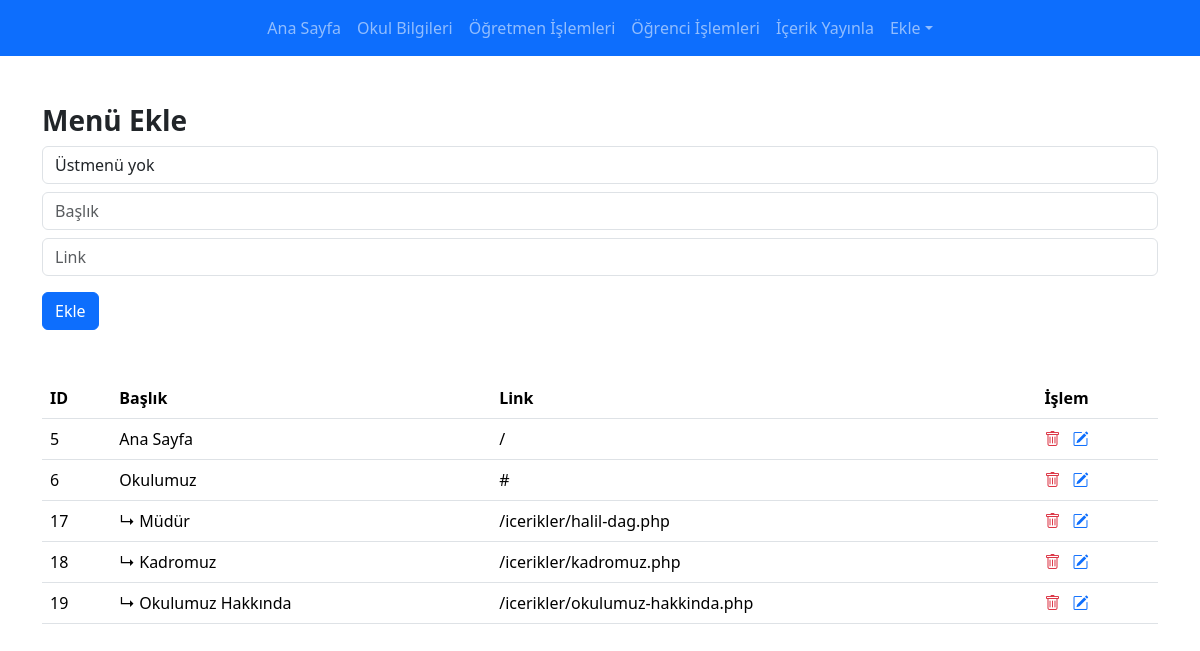
/yonetim/menuler.php (signed in), run on the app's committed database.
### tables this page shows
CREATE TABLE `menus` (
  `id` int(11) NOT NULL,
  `title` varchar(255) NOT NULL,
  `href` varchar(255) NOT NULL
);

CREATE TABLE `submenus` (
  `id` int(11) NOT NULL,
  `menu_id` int(11) NOT NULL,
  `title` varchar(255) NOT NULL,
  `href` varchar(255) NOT NULL
);

### yonetim/menuler.php (the view, shortened to what this page needs)
<?php
require "./database.php";
$menus = $conn->query("SELECT * FROM menus")->fetch_all(MYSQLI_ASSOC);
$submenus = $conn->query("SELECT * FROM submenus")->fetch_all(MYSQLI_ASSOC);
?>
<!DOCTYPE html>
<html lang="tr">
<head>
    <link href="https://cdn.jsdelivr.net/npm/bootstrap@5.3.3/dist/css/bootstrap.min.css" rel="stylesheet">
    <link rel="stylesheet" href="https://cdn.jsdelivr.net/npm/bootstrap-icons/font/bootstrap-icons.css">
    <link rel="stylesheet" href="/yonetim/stil.css">
</head>
<body>
    <?php require 'nav.php'; ?>
    <main class="container mt-5">
        <h3 class="fw-bold">Menü Ekle</h3>
        <form action="#" method="POST" class="mb-5">
            <div class="mb-3">
                <select class="form-control" name="parent_menu" placeholder="Üstmenü seçin" required>
                    <option value="-" selected>Üstmenü yok</option>
                </select>
                <input type="text" class="form-control mt-2" name="title" placeholder="Başlık" required>
                <input type="text" class="form-control mt-2" name="href" placeholder="Link" required>
            </div>
            <button type="submit" name="ekle" class="btn btn-primary">Ekle</button>
        </form>
        <table class="table mt-3">
            <thead>
                <tr>
                    <th>ID</th>
                    <th>Başlık</th>
                    <th>Link</th>
                    <th>İşlem</th>
                </tr>
            </thead>
            <tbody>
                <?php foreach ($menus as $menu): ?>
                    <tr>
                        <td><?= $menu['id'] ?></td>
                        <td><?= htmlspecialchars($menu['title']) ?></td>
                        <td><?= htmlspecialchars($menu['href']) ?></td>
                        <td>
                            <a href="?menu_sil=<?= $menu['id'] ?>" class="text-danger"><i class="bi bi-trash"></i></a>
                            <a href="?menu_duzenle=<?= $menu['id'] ?>" class="text-primary ms-2"><i class="bi bi-pencil-square"></i></a>
                        </td>
                    </tr>
                    <?php foreach ($submenus as $submenu): if ($submenu['menu_id'] == $menu['id']): ?>
                        <tr>
                            <td><?= $submenu['id'] ?></td>
                            <td>↳ <?= htmlspecialchars($submenu['title']) ?></td>
                            <td><?= htmlspecialchars($submenu['href']) ?></td>
                            <td>
                                <a href="?submenu_sil=<?= $submenu['id'] ?>" class="text-danger"><i class="bi bi-trash"></i></a>
                                <a href="?submenu_duzenle=<?= $submenu['id'] ?>" class="text-primary ms-2"><i class="bi bi-pencil-square"></i></a>
                            </td>
                        </tr>
                    <?php endif; endforeach; ?>
                <?php endforeach; ?>
            </tbody>
        </table>
    </main>
</body>
</html>

### yonetim/nav.php (shortened to what this page needs)
<nav class="navbar navbar-expand-lg bg-primary" data-bs-theme="dark">
    <div class="collapse navbar-collapse justify-content-md-center" id="navbarsExample08">
        <ul class="navbar-nav">
            <li class="nav-item">
                <a class="nav-link" href="./">Ana Sayfa</a>
            </li>
            <li class="nav-item">
                <a class="nav-link" href="./bilgiler.php">Okul Bilgileri</a>
            </li>
            <li class="nav-item">
                <a class="nav-link" href="./ogretmen.php">Öğretmen İşlemleri</a>
            </li>
            <li class="nav-item">
                <a class="nav-link" href="./ogrenciler.php">Öğrenci İşlemleri</a>
            </li>
            <li class="nav-item">
                <a class="nav-link" href="./icerik-yayinla.php">İçerik Yayınla</a>
            </li>
            <li class="nav-item dropdown">
                <a class="nav-link dropdown-toggle" href="#" data-bs-toggle="dropdown" aria-expanded="false">Ekle</a>
            </li>
        </ul>
    </div>
</nav>

### yonetim/stil.css (style rules this page uses)
a { text-decoration: none; }

### data on the page
menus: id "5", title "Ana Sayfa", href "/"
menus: id "6", title "Okulumuz", href "#"
submenus: id "17", title "Müdür", href "/icerikler/halil-dag.php"
submenus: id "18", title "Kadromuz", href "/icerikler/kadromuz.php"
submenus: id "19", title "Okulumuz Hakkında", href "/icerikler/okulumuz-hakkinda.php"
